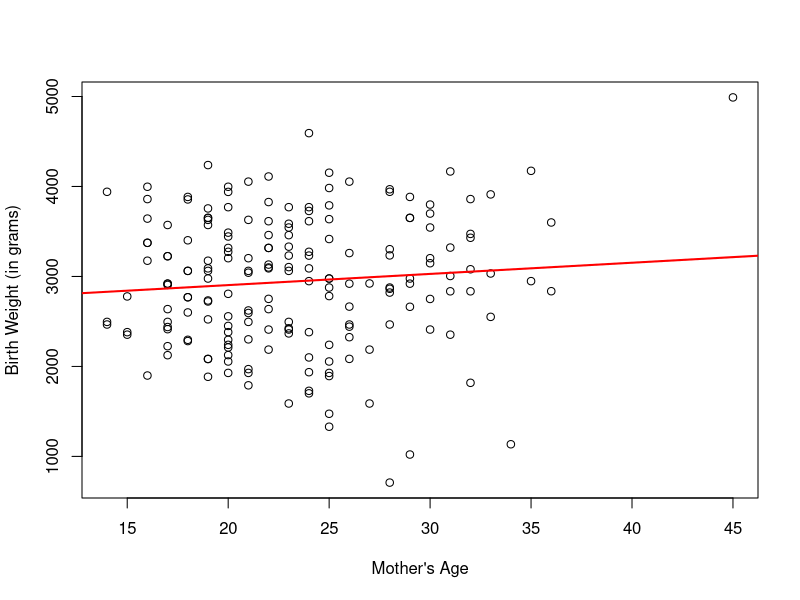
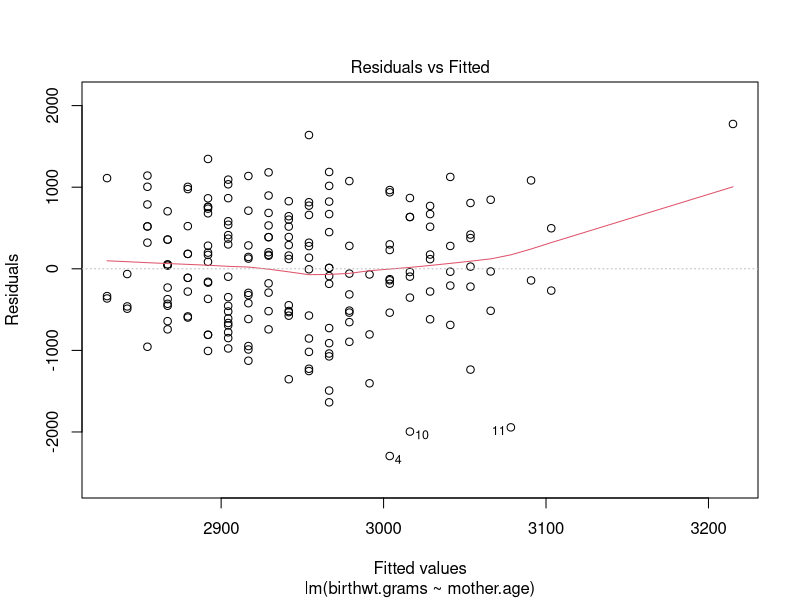
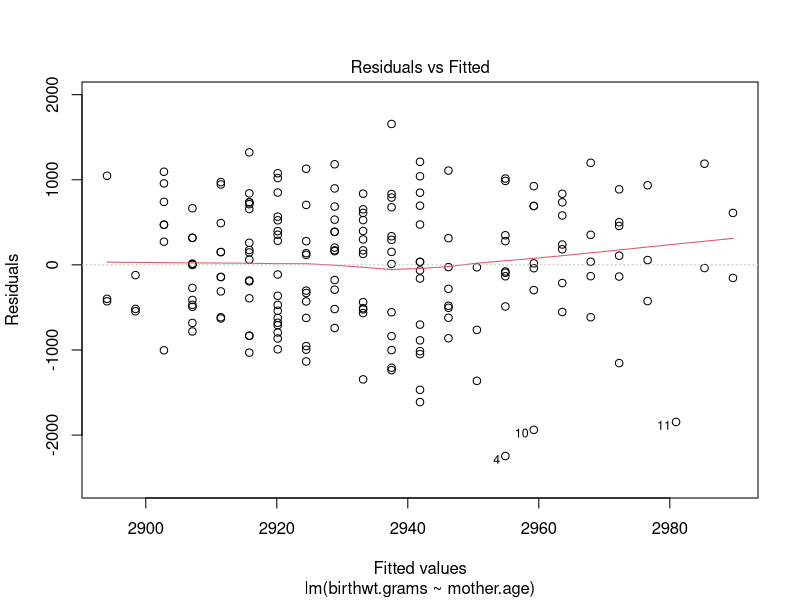
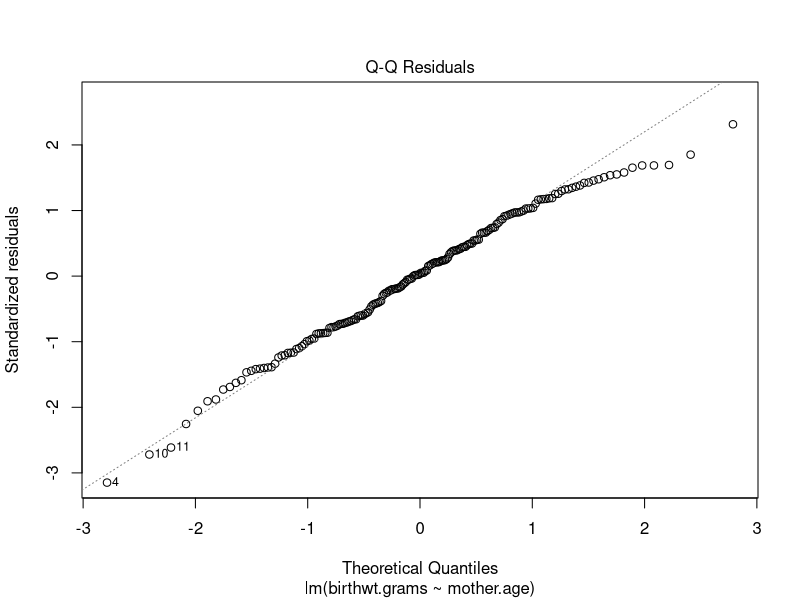
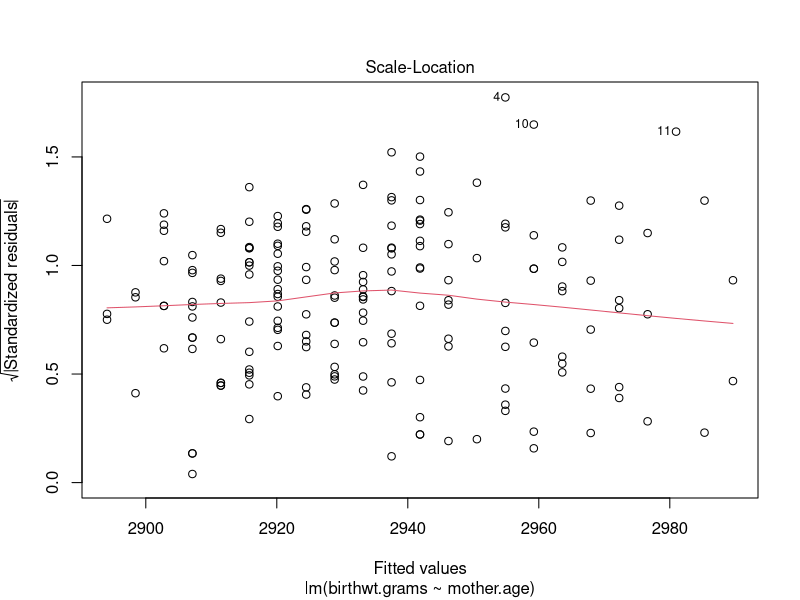
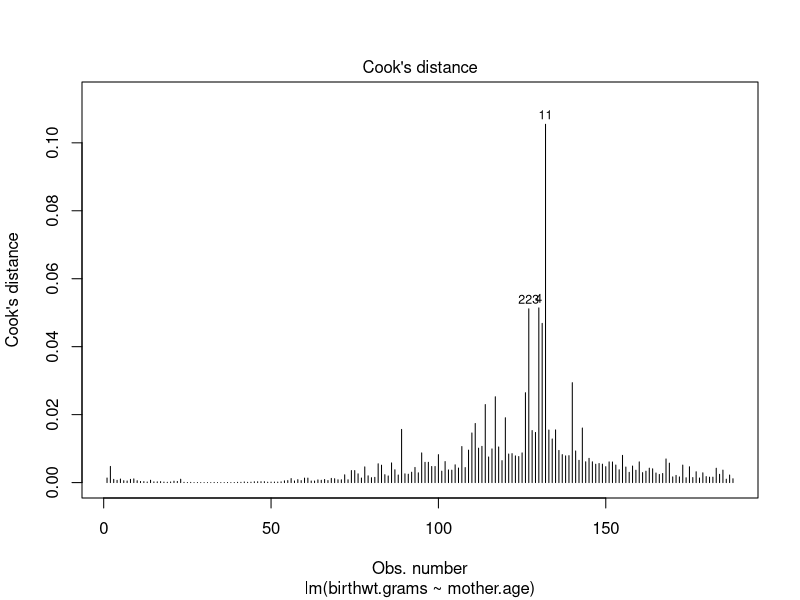
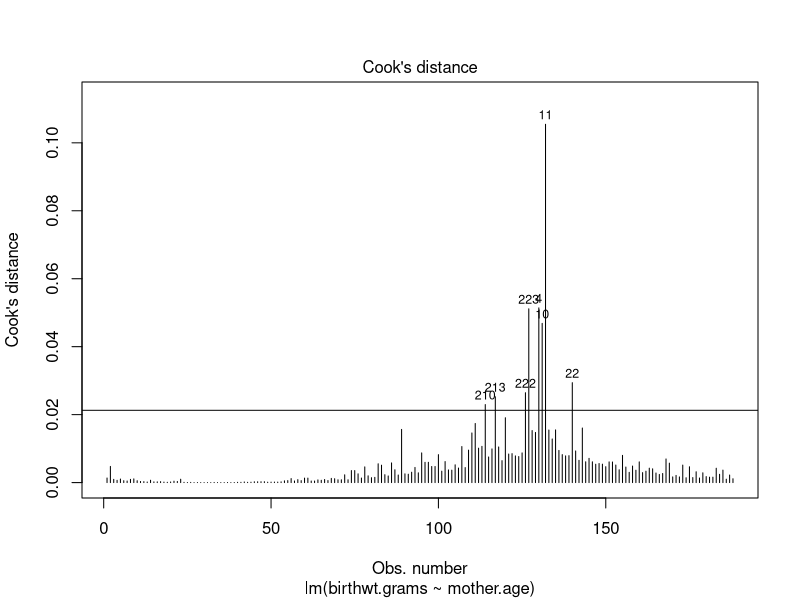
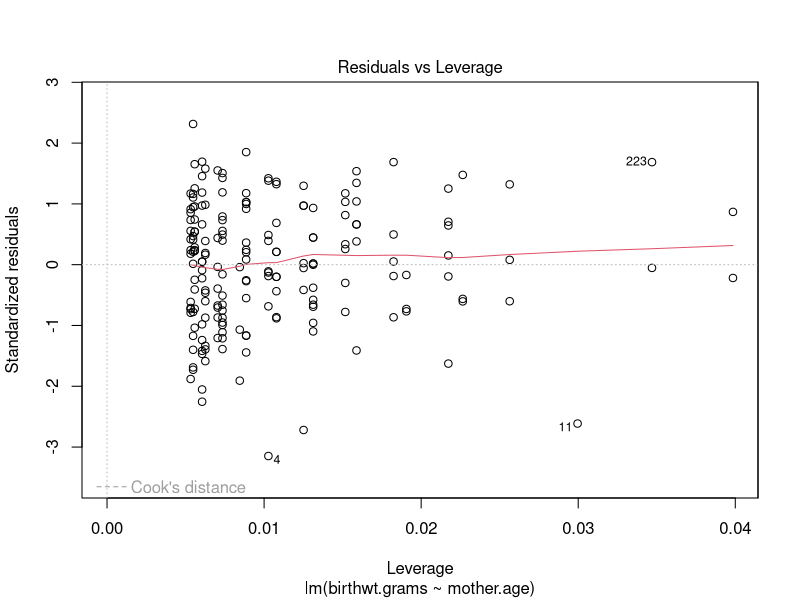

Generate these figures, in order, with R:
## ---- chunk 1
knitr::opts_chunk$set(echo = TRUE)
## ---- chunk 2
library(MASS)

data(birthwt)
summary(birthwt)

help(birthwt)

colnames(birthwt)
colnames(birthwt) <- c("birthwt.below.2500", "mother.age","mother.weight", "race",
                       "smoking.status", "nb.previous.prem.labor",  "hypertension", 
                       "uterine.irrit","nb.physician.visits", "birthwt.grams")

str(birthwt)
summary(birthwt)
birthwt$race <- as.factor(birthwt$race)
birthwt$smoking.status <- as.factor(birthwt$smoking.status)
birthwt$nb.physician.visits <- as.factor(birthwt$nb.physician.visits)
birthwt$uterine.irrit  <- as.factor(birthwt$uterine.irrit )

birthwt$hypertension  <- as.factor(birthwt$hypertension )

birthwt$nb.previous.prem.labor  <- as.factor(birthwt$nb.previous.prem.labor )

str(birthwt)
summary(birthwt)
## ---- chunk 3
plot(birthwt$mother.age, birthwt$birthwt.grams, ylab = "Birth Weight (in grams)", xlab="Mother's Age")

lm1 <- lm(birthwt.grams ~ mother.age, data = birthwt)
lm1
summary(lm1)

abline(lm1, col="red", lwd=2)
## ---- chunk 4
plot(lm1, 1)
## ---- chunk 5
birthwt.noout <- birthwt[birthwt$mother.age <= 40,]
lm2 <-lm(birthwt.grams ~ mother.age, data=birthwt.noout)
lm2
summary(lm2)

plot(lm2, 1)
## ---- chunk 6
plot(lm2, 2)
## ---- chunk 7
shapiro.test(lm2$residuals)
## ---- chunk 8
plot(lm2, 3)
## ---- chunk 9
plot(lm2, 4)
plot(lm2, 4, id.n = 8)
abline(a = 4/dim(birthwt.noout)[1], b = 0)
## ---- chunk 10
plot(lm2, 5)
## ---- chunk 11
lm3 <- lm(birthwt.grams ~ . - birthwt.below.2500, data = birthwt)
lm3
summary(lm3)

plot(lm3, 1)
plot(lm3, 2)
plot(lm3, 3)
plot(lm3, 4)
plot(lm3, 5)
## ---- chunk 12
lm4 <- lm(birthwt.grams ~ mother.weight+smoking.status+hypertension+uterine.irrit, data = birthwt)
lm4
summary(lm4)

plot(lm4, 1)
plot(lm4, 2)
plot(lm4, 3)
plot(lm4, 4)
plot(lm4, 5)
## ---- chunk 13
library(leaps) 

best_subset <- regsubsets(birthwt.grams ~ . - birthwt.below.2500, data = birthwt, nvmax = 8)
results <- summary(best_subset)
## ---- chunk 14
plot(results$adjr2, xlab = "Number of Variables", ylab = "Adjusted R-squared", type = "l")
## ---- chunk 15
plot(results$rss, xlab = "Number of Variables", ylab = "RSS", type = "l")
## ---- chunk 16
plot(results$rsq, xlab = "Number of Variables", ylab = "R-squared", type = "l")

which.max(results$adjr2)
## ---- chunk 17
set.seed(1)
train <- sample(c(TRUE, FALSE), size = nrow(birthwt), rep = TRUE)
test <- (!train)

best_subset_train <- regsubsets(birthwt.grams ~ . - birthwt.below.2500, data = birthwt[train ,], nvmax = 8)
test_mat <- model.matrix(birthwt.grams ~ . - birthwt.below.2500, data = birthwt[test,])

val_errors  <- rep(NA , 8)
for(i in 1:8){
  coefi = coef(best_subset_train, id = i)
  pred = test_mat[,names(coefi)]%*%coefi
  val_errors[i] = mean((birthwt$birthwt.grams[test] - pred)^2)
}
which.min(val_errors)
## ---- chunk 18
lm5 <- lm(birthwt.grams ~ mother.weight+race+smoking.status+hypertension+uterine.irrit, data = birthwt)
lm5
summary(lm5)

plot(lm5, 1)
plot(lm5, 2)
plot(lm5, 3)
plot(lm5, 4)
plot(lm5, 5)
